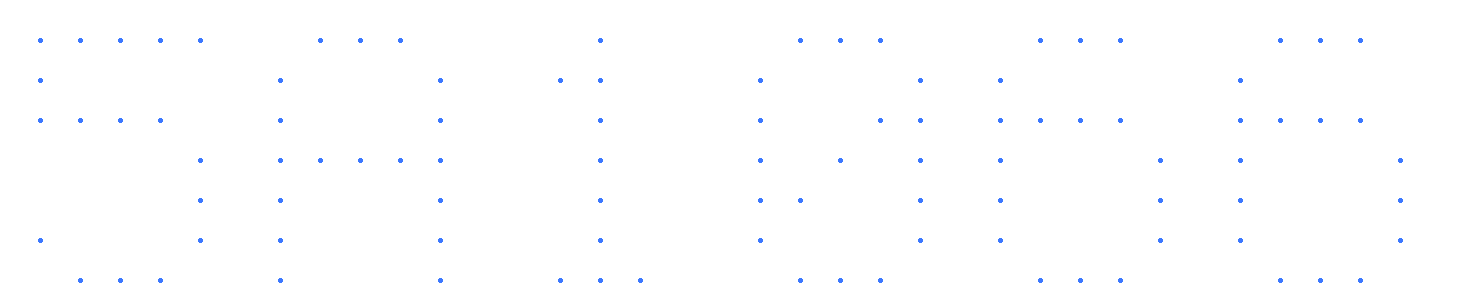
#> input picture manual_dot_image/images/dot_font_random_1.png, 1480 x 300 px; its folder holds only this picture in this run
$ python dot_font_analyzer.py   (older library calls are emulated)
#> lines starting #> are read from the running program, lines starting #| are printed output that depends on the picture; after the words box and inside, x2 and y2 are one past the last pixel; in counts of white or black regions, pixels touching at a corner belong together
# dot_font_analyzer.py
import cv2
import numpy as np
import os
import math
import csv
import tkinter as tk
from tkinter import Scale, Button, Label, Radiobutton, filedialog, Spinbox, Checkbutton, Text, END

# ===================== 입력 이미지 폴더 =====================
IMAGE_DIR = './manual_dot_image/images/'
image_files = [f for f in os.listdir(IMAGE_DIR)
               if f.lower().endswith(('.png', '.jpg', '.jpeg'))]
if not image_files:
    print('No images found in manual_dot_image/images (IMAGE_DIR).')

# 첫 이미지 로드(미리보기 초기화용)
img = None
img_height, img_width = 1, 1
if image_files:
    first_img_path = os.path.join(IMAGE_DIR, image_files[0])
    img = cv2.imread(first_img_path, cv2.IMREAD_GRAYSCALE)
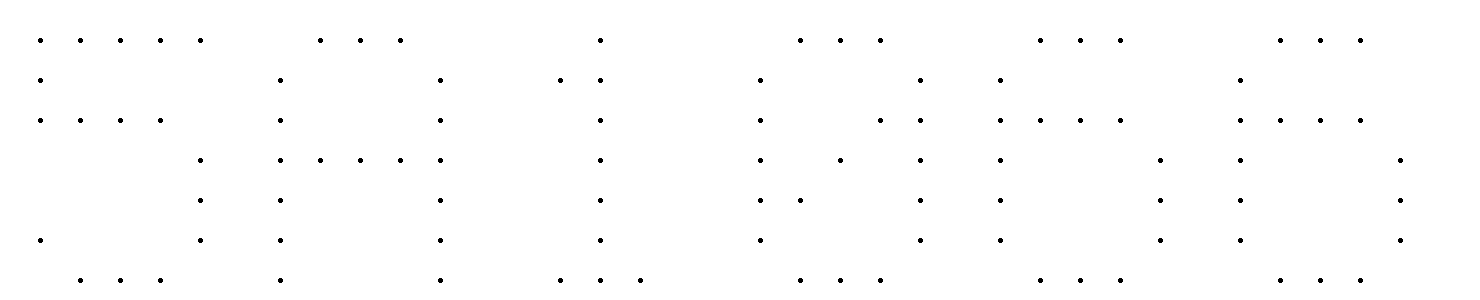
#> img: shape (300, 1480); values 117 (black) and 255 (white), 99.5% white; 98 black regions, largest, box (x1, y1, x2, y2) and area: (38, 38, 43, 43) 21, (78, 38, 83, 43) 21, (118, 38, 123, 43) 21
    if img is not None:
        img_height, img_width = img.shape
#> img_height = 300; img_width = 1480

# ===================== Tkinter UI =====================
root = tk.Tk()
root.title("Dot Font Analyzer (ROI + Clustering + Grid + clusters.csv)")

log_text = Text(root, height=10)
def log(msg): log_text.insert(END, msg + "\n"); log_text.see(END)

# ----- 상태 변수 -----
# ROI
min_y_var = tk.IntVar(value=0)
max_y_var = tk.IntVar(value=img_height - 1 if img is not None else 1)

# Threshold
thresh_var = tk.IntVar(value=127)
thresh_type_var = tk.StringVar(value="BINARY")  # BINARY, BINARY_INV, OTSU, OTSU_INV, ADAPTIVE_MEAN, ADAPTIVE_GAUSSIAN
adaptive_block_var = tk.IntVar(value=15)  # 홀수
adaptive_c_var = tk.IntVar(value=2)

# Blob (SimpleBlobDetector)
min_area_var = tk.IntVar(value=50)
max_area_var = tk.IntVar(value=1200)
min_circularity_var = tk.DoubleVar(value=0.70)
max_circularity_var = tk.DoubleVar(value=1.00)

# Clustering (1D by X center)
cluster_eps_var = tk.IntVar(value=20)      # 같은 클러스터로 묶을 최대 간격(px)
cluster_min_pts_var = tk.IntVar(value=3)   # 최소 점 개수

# Grid
grid_x_var = tk.IntVar(value=10)   # 수동 cols
grid_y_var = tk.IntVar(value=10)   # 수동 rows
CELL_VIS_PX = 10                   # 모자이크 저장 시 셀당 픽셀 크기

auto_grid_var = tk.BooleanVar(value=True)  # 자동 그리드 기본 ON (축 최대 6)

# ===================== 유틸/핵심 로직 =====================
# [165 lines left out: functions build_detector, get_thresholded, cluster_1d_by_x, color_palette, auto_grid_from_bbox, cluster_to_binary_grid and 1 more, not called in this run]

# ===================== 미리보기 =====================
def update_image(*_):
    # 수동 그리드 입력 활성/비활성
    state = 'disabled' if auto_grid_var.get() else 'normal'
    grid_x_spin.config(state=state)
    grid_y_spin.config(state=state)

    if img is None:
        return
    min_y = min_y_var.get(); max_y = max_y_var.get()
    if min_y >= max_y:
        max_y = min_y + 1
        max_y_var.set(max_y)

    vis, clusters, pts = detect_and_draw_with_clusters(img, min_y, max_y, draw_bbox=True)
    cv2.namedWindow('Preview', cv2.WINDOW_NORMAL)
    cv2.resizeWindow('Preview', 1200, 900)
    cv2.imshow('Preview', vis); cv2.waitKey(1)

# ===================== 분석/저장 =====================
# [77 lines left out: function analyze_all, not called in this run]

# ===================== UI 구성 =====================
Label(root, text="ROI - min_y").pack()
Scale(root, from_=0, to=(img_height-1 if img is not None else 1), orient='horizontal',
      variable=min_y_var, command=update_image).pack(fill='x')

Label(root, text="ROI - max_y").pack()
Scale(root, from_=0, to=(img_height-1 if img is not None else 1), orient='horizontal',
      variable=max_y_var, command=update_image).pack(fill='x')

Label(root, text="Threshold Type").pack()
frame_t = tk.Frame(root); frame_t.pack()
for key, text in [("BINARY","Binary"), ("BINARY_INV","Binary Inv"),
                  ("OTSU","Otsu"), ("OTSU_INV","Otsu Inv"),
                  ("ADAPTIVE_MEAN","Adaptive Mean"), ("ADAPTIVE_GAUSSIAN","Adaptive Gaussian")]:
    Radiobutton(frame_t, text=text, value=key, variable=thresh_type_var, command=update_image).pack(side='left')

Label(root, text="threshold (Binary계열)").pack()
Scale(root, from_=0, to=255, orient='horizontal', variable=thresh_var, command=update_image).pack(fill='x')

Label(root, text="Adaptive block size (odd)").pack()
Scale(root, from_=3, to=51, orient='horizontal', variable=adaptive_block_var, command=update_image).pack(fill='x')

Label(root, text="Adaptive C").pack()
Scale(root, from_=-20, to=20, orient='horizontal', variable=adaptive_c_var, command=update_image).pack(fill='x')

Label(root, text="min_area").pack()
Scale(root, from_=1, to=5000, orient='horizontal', variable=min_area_var, command=update_image).pack(fill='x')

Label(root, text="max_area").pack()
Scale(root, from_=10, to=10000, orient='horizontal', variable=max_area_var, command=update_image).pack(fill='x')

Label(root, text="min_circularity").pack()
Scale(root, from_=0, to=100, orient='horizontal',
      variable=tk.IntVar(value=int(min_circularity_var.get()*100)),
      command=lambda v: (min_circularity_var.set(float(v)/100), update_image())).pack(fill='x')
#> (this line was passed over: tkinter is not available in this run)

Label(root, text="max_circularity").pack()
Scale(root, from_=0, to=100, orient='horizontal',
      variable=tk.IntVar(value=int(max_circularity_var.get()*100)),
      command=lambda v: (max_circularity_var.set(float(v)/100), update_image())).pack(fill='x')
#> (this line was passed over: tkinter is not available in this run)

Label(root, text="Cluster gap eps (px)").pack()
Scale(root, from_=1, to=200, orient='horizontal', variable=cluster_eps_var, command=update_image).pack(fill='x')

Label(root, text="Cluster min points").pack()
Scale(root, from_=1, to=20, orient='horizontal', variable=cluster_min_pts_var, command=update_image).pack(fill='x')

Checkbutton(root, text="Auto grid from bbox ratio (axis ≤ 6)", variable=auto_grid_var,
            command=update_image).pack(pady=(8, 0))

Label(root, text="Grid size (X cells / cols)").pack()
grid_x_spin = Spinbox(root, from_=2, to=64, textvariable=grid_x_var, width=5, command=update_image)
grid_x_spin.pack()
Label(root, text="Grid size (Y cells / rows)").pack()
grid_y_spin = Spinbox(root, from_=2, to=64, textvariable=grid_y_var, width=5, command=update_image)
grid_y_spin.pack()

Button(root, text="분석 시작 (그리드/메타 저장)", command=analyze_all).pack(pady=8)

Label(root, text="Logs").pack()
log_text.pack(fill='both', expand=True)

# 초기 미리보기
update_image()
#> (the call stopped at in update_image, `if min_y >= max_y:`: tkinter is not available in this run)
root.mainloop()

$ run again, on manual_dot_image/images/dot_font_random_12.png
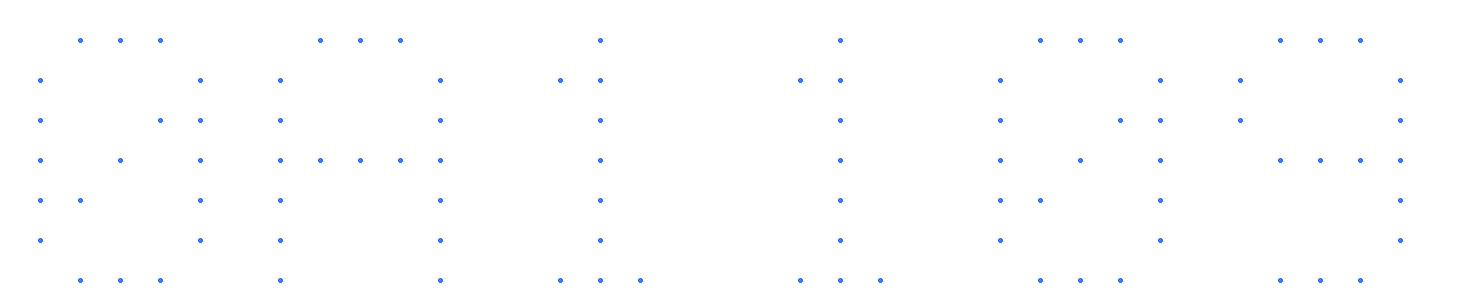
#> input picture manual_dot_image/images/dot_font_random_12.png, 1480 x 300 px
#> `img = cv2.imread(first_img_path, cv2.IMREAD_GRAYSCALE)`:
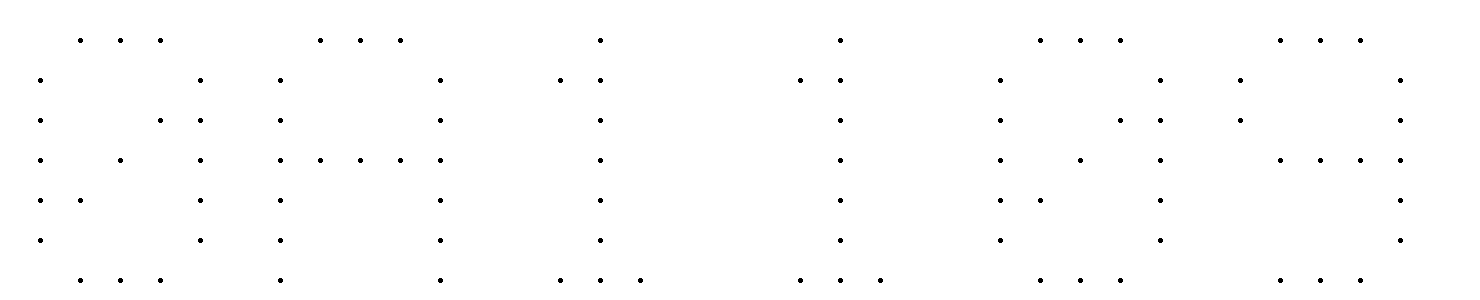
#> img: shape (300, 1480); values 117 (black) and 255 (white), 99.6% white; 92 black regions, largest, box (x1, y1, x2, y2) and area: (78, 38, 83, 43) 21, (118, 38, 123, 43) 21, (158, 38, 163, 43) 21

$ run again, on manual_dot_image/images/dot_font_random_13.png
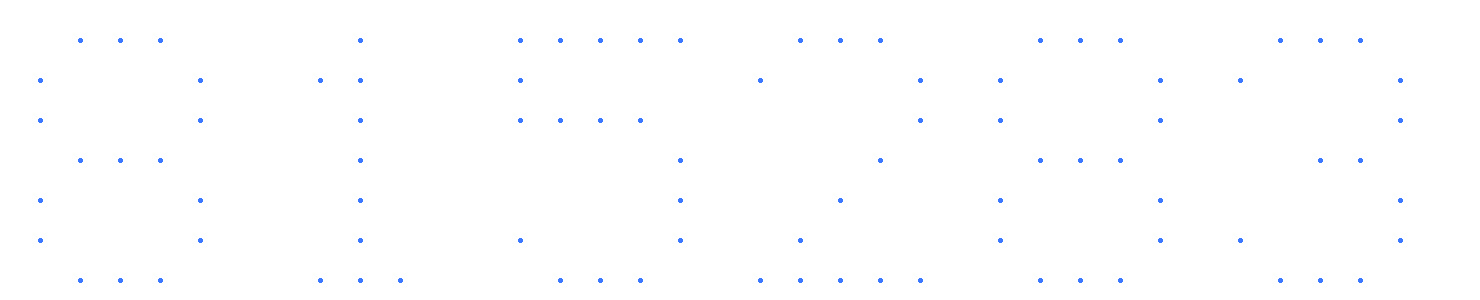
#> input picture manual_dot_image/images/dot_font_random_13.png, 1480 x 300 px
#> `img = cv2.imread(first_img_path, cv2.IMREAD_GRAYSCALE)`:
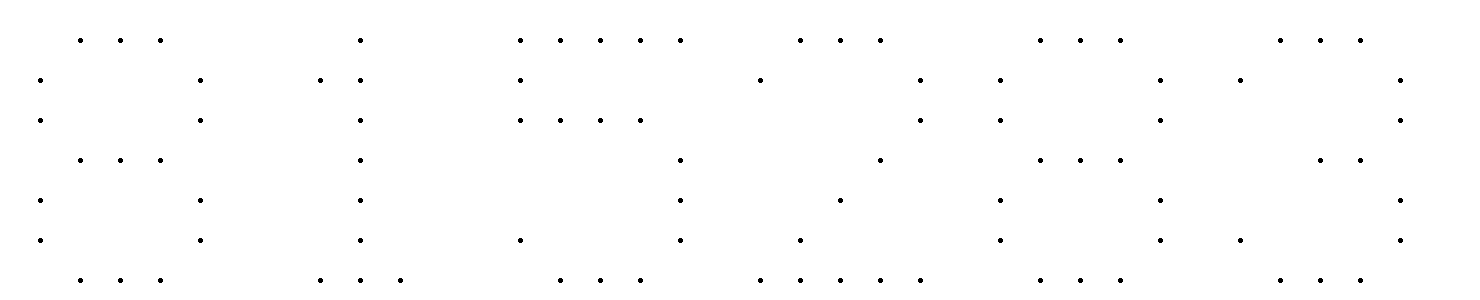
#> img: shape (300, 1480); values 117 (black) and 255 (white), 99.6% white; 89 black regions, largest, box (x1, y1, x2, y2) and area: (78, 38, 83, 43) 21, (118, 38, 123, 43) 21, (158, 38, 163, 43) 21

$ run again, on manual_dot_image/images/dot_font_random_14.png
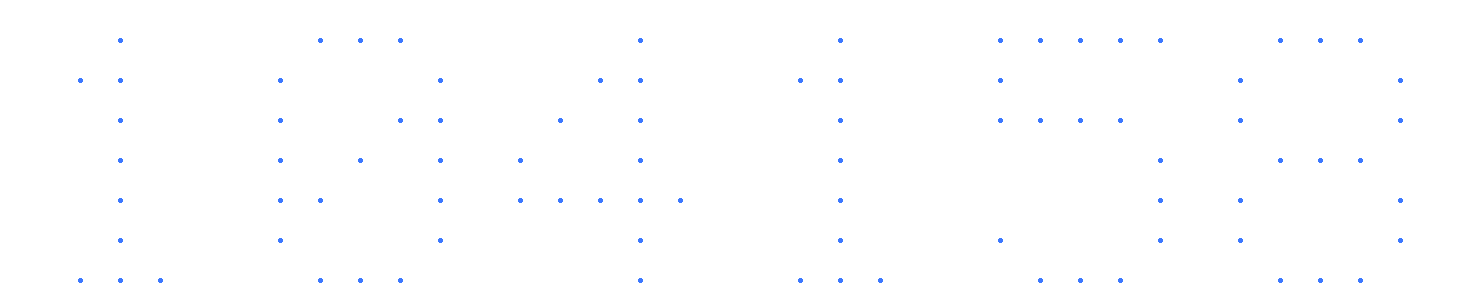
#> input picture manual_dot_image/images/dot_font_random_14.png, 1480 x 300 px
#> `img = cv2.imread(first_img_path, cv2.IMREAD_GRAYSCALE)`:
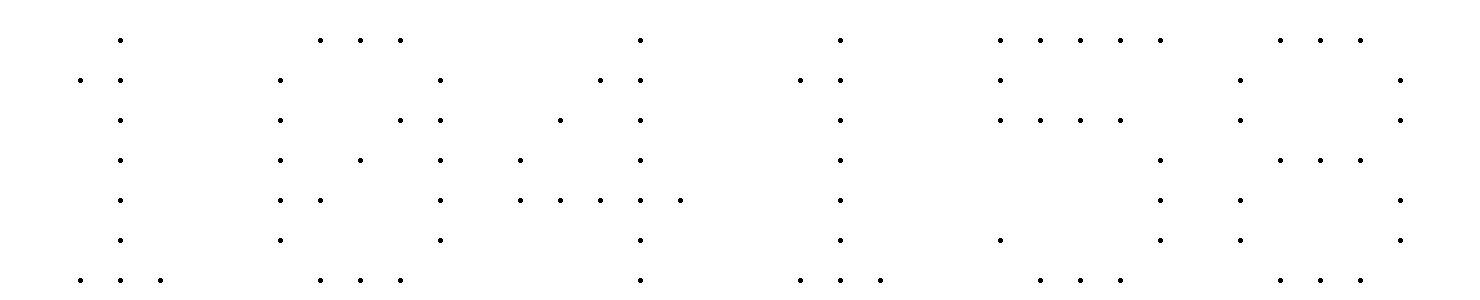
#> img: shape (300, 1480); values 117 (black) and 255 (white), 99.6% white; 87 black regions, largest, box (x1, y1, x2, y2) and area: (118, 38, 123, 43) 21, (318, 38, 323, 43) 21, (358, 38, 363, 43) 21

$ run again, on manual_dot_image/images/dot_font_random_10.png
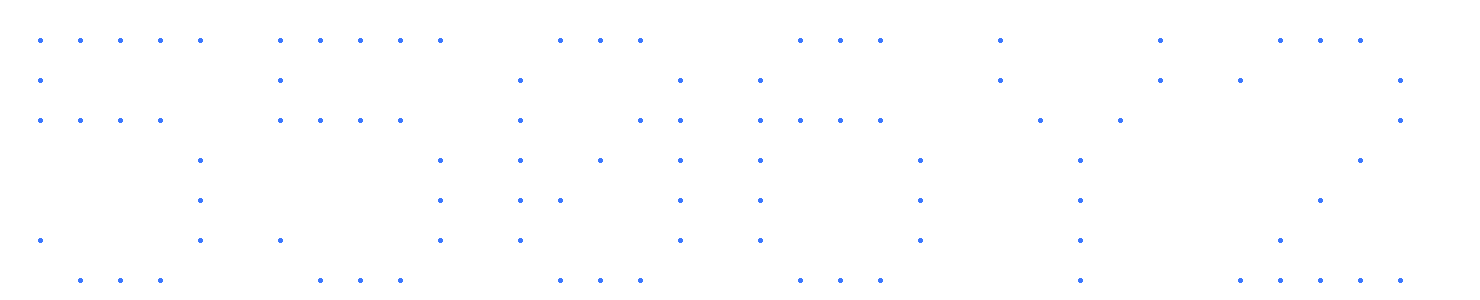
#> input picture manual_dot_image/images/dot_font_random_10.png, 1480 x 300 px
#> `img = cv2.imread(first_img_path, cv2.IMREAD_GRAYSCALE)`:
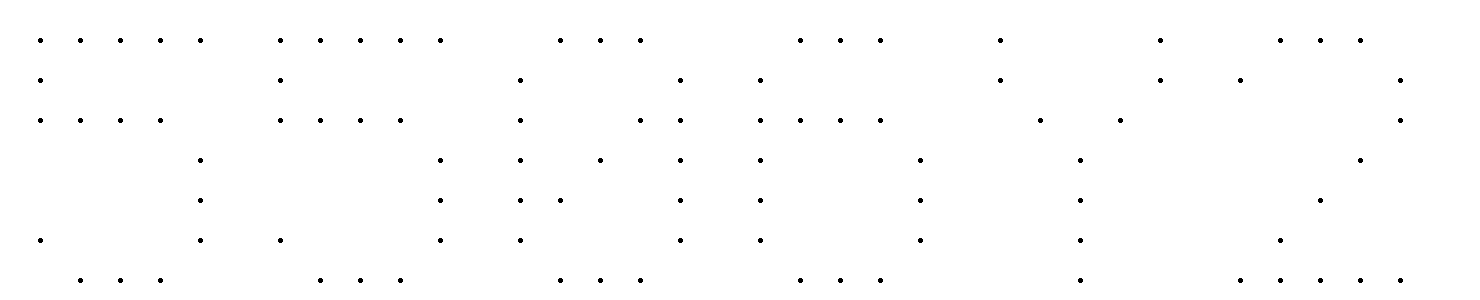
#> img: shape (300, 1480); values 117 (black) and 255 (white), 99.6% white; 94 black regions, largest, box (x1, y1, x2, y2) and area: (38, 38, 43, 43) 21, (78, 38, 83, 43) 21, (118, 38, 123, 43) 21
